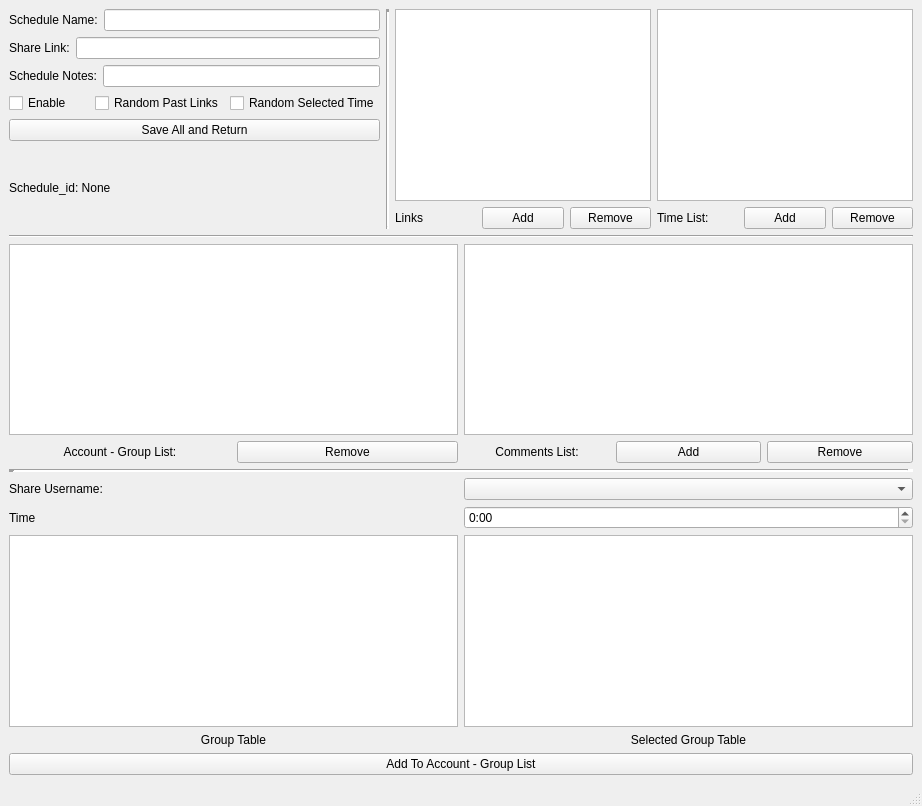
<?xml version="1.0" encoding="UTF-8"?>
<ui version="4.0">
 <class>ShareEditor</class>
 <widget class="QMainWindow" name="ShareEditor">
  <property name="geometry">
   <rect>
    <x>0</x>
    <y>0</y>
    <width>922</width>
    <height>806</height>
   </rect>
  </property>
  <property name="windowTitle">
   <string>Share Editor</string>
  </property>
  <widget class="QWidget" name="centralwidget">
   <layout class="QGridLayout" name="gridLayout">
    <item row="0" column="0">
     <layout class="QVBoxLayout" name="verticalLayout_11">
      <item>
       <layout class="QHBoxLayout" name="horizontalLayout_16">
        <item>
         <layout class="QVBoxLayout" name="verticalLayout_9">
          <item>
           <layout class="QVBoxLayout" name="verticalLayout_5">
            <item>
             <layout class="QHBoxLayout" name="horizontalLayout_5">
              <item>
               <widget class="QLabel" name="label_4">
                <property name="text">
                 <string>Schedule Name:</string>
                </property>
               </widget>
              </item>
              <item>
               <widget class="QLineEdit" name="schedule_name">
                <property name="text">
                 <string/>
                </property>
               </widget>
              </item>
             </layout>
            </item>
            <item>
             <layout class="QHBoxLayout" name="horizontalLayout_3">
              <item>
               <widget class="QLabel" name="label_5">
                <property name="text">
                 <string>Share Link:</string>
                </property>
               </widget>
              </item>
              <item>
               <widget class="QLineEdit" name="share_link"/>
              </item>
             </layout>
            </item>
            <item>
             <layout class="QHBoxLayout" name="horizontalLayout_7">
              <item>
               <widget class="QLabel" name="label_7">
                <property name="text">
                 <string>Schedule Notes:</string>
                </property>
               </widget>
              </item>
              <item>
               <widget class="QLineEdit" name="schedule_notes"/>
              </item>
             </layout>
            </item>
           </layout>
          </item>
          <item>
           <layout class="QHBoxLayout" name="horizontalLayout_2">
            <item>
             <widget class="QCheckBox" name="Enable_cb">
              <property name="text">
               <string>Enable</string>
              </property>
             </widget>
            </item>
            <item>
             <widget class="QCheckBox" name="randomlink_cb">
              <property name="text">
               <string>Random Past Links</string>
              </property>
             </widget>
            </item>
            <item>
             <widget class="QCheckBox" name="randomtime_cb">
              <property name="text">
               <string>Random Selected Time</string>
              </property>
             </widget>
            </item>
           </layout>
          </item>
          <item>
           <widget class="QPushButton" name="saveall_btn">
            <property name="text">
             <string>Save All and Return</string>
            </property>
           </widget>
          </item>
          <item>
           <widget class="QLabel" name="label_12">
            <property name="text">
             <string>Schedule_id: None</string>
            </property>
           </widget>
          </item>
         </layout>
        </item>
        <item>
         <widget class="Line" name="line_3">
          <property name="lineWidth">
           <number>3</number>
          </property>
          <property name="orientation">
           <enum>Qt::Vertical</enum>
          </property>
         </widget>
        </item>
        <item>
         <layout class="QHBoxLayout" name="horizontalLayout_11">
          <item>
           <layout class="QVBoxLayout" name="verticalLayout_6">
            <item>
             <widget class="QTableWidget" name="PastlinkList"/>
            </item>
            <item>
             <layout class="QHBoxLayout" name="horizontalLayout_10">
              <item>
               <widget class="QLabel" name="label_8">
                <property name="text">
                 <string>Links</string>
                </property>
               </widget>
              </item>
              <item>
               <widget class="QPushButton" name="Addlink_btn">
                <property name="text">
                 <string>Add</string>
                </property>
               </widget>
              </item>
              <item>
               <widget class="QPushButton" name="Removelink_btn">
                <property name="text">
                 <string>Remove</string>
                </property>
               </widget>
              </item>
             </layout>
            </item>
           </layout>
          </item>
          <item>
           <layout class="QVBoxLayout" name="verticalLayout_7">
            <item>
             <widget class="QTableWidget" name="Timelist"/>
            </item>
            <item>
             <layout class="QHBoxLayout" name="horizontalLayout_14">
              <item>
               <widget class="QLabel" name="label_11">
                <property name="text">
                 <string>Time List:</string>
                </property>
               </widget>
              </item>
              <item>
               <widget class="QPushButton" name="Addtime_btn">
                <property name="text">
                 <string>Add</string>
                </property>
               </widget>
              </item>
              <item>
               <widget class="QPushButton" name="Removetime_btn">
                <property name="text">
                 <string>Remove</string>
                </property>
               </widget>
              </item>
             </layout>
            </item>
           </layout>
          </item>
         </layout>
        </item>
       </layout>
      </item>
      <item>
       <layout class="QVBoxLayout" name="verticalLayout_8">
        <item>
         <widget class="Line" name="line_2">
          <property name="orientation">
           <enum>Qt::Horizontal</enum>
          </property>
         </widget>
        </item>
        <item>
         <layout class="QHBoxLayout" name="horizontalLayout_15">
          <item>
           <layout class="QVBoxLayout" name="verticalLayout_2">
            <item>
             <widget class="QTableWidget" name="Sharelist"/>
            </item>
            <item>
             <layout class="QHBoxLayout" name="horizontalLayout_9">
              <item>
               <widget class="QLabel" name="label_2">
                <property name="text">
                 <string>Account - Group List:</string>
                </property>
                <property name="alignment">
                 <set>Qt::AlignCenter</set>
                </property>
               </widget>
              </item>
              <item>
               <widget class="QPushButton" name="RemoveAC_btn">
                <property name="text">
                 <string>Remove</string>
                </property>
               </widget>
              </item>
             </layout>
            </item>
           </layout>
          </item>
          <item>
           <layout class="QVBoxLayout" name="verticalLayout">
            <item>
             <widget class="QTableWidget" name="CommentList"/>
            </item>
            <item>
             <layout class="QHBoxLayout" name="horizontalLayout">
              <item>
               <widget class="QLabel" name="label">
                <property name="text">
                 <string>Comments List:</string>
                </property>
                <property name="alignment">
                 <set>Qt::AlignCenter</set>
                </property>
               </widget>
              </item>
              <item>
               <widget class="QPushButton" name="AddComment">
                <property name="text">
                 <string>Add</string>
                </property>
               </widget>
              </item>
              <item>
               <widget class="QPushButton" name="RemoveComment">
                <property name="text">
                 <string>Remove</string>
                </property>
               </widget>
              </item>
             </layout>
            </item>
           </layout>
          </item>
         </layout>
        </item>
        <item>
         <widget class="Line" name="line">
          <property name="lineWidth">
           <number>6</number>
          </property>
          <property name="orientation">
           <enum>Qt::Horizontal</enum>
          </property>
         </widget>
        </item>
       </layout>
      </item>
      <item>
       <layout class="QVBoxLayout" name="verticalLayout_10">
        <item>
         <layout class="QHBoxLayout" name="horizontalLayout_4">
          <item>
           <widget class="QLabel" name="label_6">
            <property name="text">
             <string>Share Username:</string>
            </property>
           </widget>
          </item>
          <item>
           <widget class="QComboBox" name="ShareUsername_comboBox"/>
          </item>
         </layout>
        </item>
        <item>
         <layout class="QHBoxLayout" name="horizontalLayout_6">
          <item>
           <widget class="QLabel" name="label_3">
            <property name="text">
             <string>Time</string>
            </property>
           </widget>
          </item>
          <item>
           <widget class="QTimeEdit" name="timeEdit">
            <property name="displayFormat">
             <string>h:mm</string>
            </property>
           </widget>
          </item>
         </layout>
        </item>
        <item>
         <layout class="QHBoxLayout" name="horizontalLayout_8">
          <item>
           <layout class="QVBoxLayout" name="verticalLayout_3">
            <item>
             <widget class="QTableWidget" name="Group_table">
              <property name="acceptDrops">
               <bool>true</bool>
              </property>
              <property name="editTriggers">
               <set>QAbstractItemView::NoEditTriggers</set>
              </property>
              <property name="dragEnabled">
               <bool>true</bool>
              </property>
              <property name="dragDropOverwriteMode">
               <bool>false</bool>
              </property>
              <property name="dragDropMode">
               <enum>QAbstractItemView::DragDrop</enum>
              </property>
              <property name="defaultDropAction">
               <enum>Qt::MoveAction</enum>
              </property>
              <property name="selectionBehavior">
               <enum>QAbstractItemView::SelectRows</enum>
              </property>
             </widget>
            </item>
            <item>
             <widget class="QLabel" name="label_9">
              <property name="text">
               <string>Group Table</string>
              </property>
              <property name="alignment">
               <set>Qt::AlignCenter</set>
              </property>
             </widget>
            </item>
           </layout>
          </item>
          <item>
           <layout class="QVBoxLayout" name="verticalLayout_4">
            <item>
             <widget class="QTableWidget" name="SelectedGroup_table">
              <property name="acceptDrops">
               <bool>true</bool>
              </property>
              <property name="editTriggers">
               <set>QAbstractItemView::NoEditTriggers</set>
              </property>
              <property name="dragEnabled">
               <bool>true</bool>
              </property>
              <property name="dragDropOverwriteMode">
               <bool>false</bool>
              </property>
              <property name="dragDropMode">
               <enum>QAbstractItemView::DragDrop</enum>
              </property>
              <property name="defaultDropAction">
               <enum>Qt::MoveAction</enum>
              </property>
              <property name="selectionBehavior">
               <enum>QAbstractItemView::SelectRows</enum>
              </property>
             </widget>
            </item>
            <item>
             <widget class="QLabel" name="label_10">
              <property name="text">
               <string>Selected Group Table</string>
              </property>
              <property name="alignment">
               <set>Qt::AlignCenter</set>
              </property>
             </widget>
            </item>
           </layout>
          </item>
         </layout>
        </item>
        <item>
         <widget class="QPushButton" name="AddAC_btn">
          <property name="text">
           <string>Add To Account - Group List</string>
          </property>
         </widget>
        </item>
       </layout>
      </item>
     </layout>
    </item>
   </layout>
  </widget>
  <widget class="QStatusBar" name="statusbar"/>
 </widget>
 <resources/>
 <connections/>
</ui>
